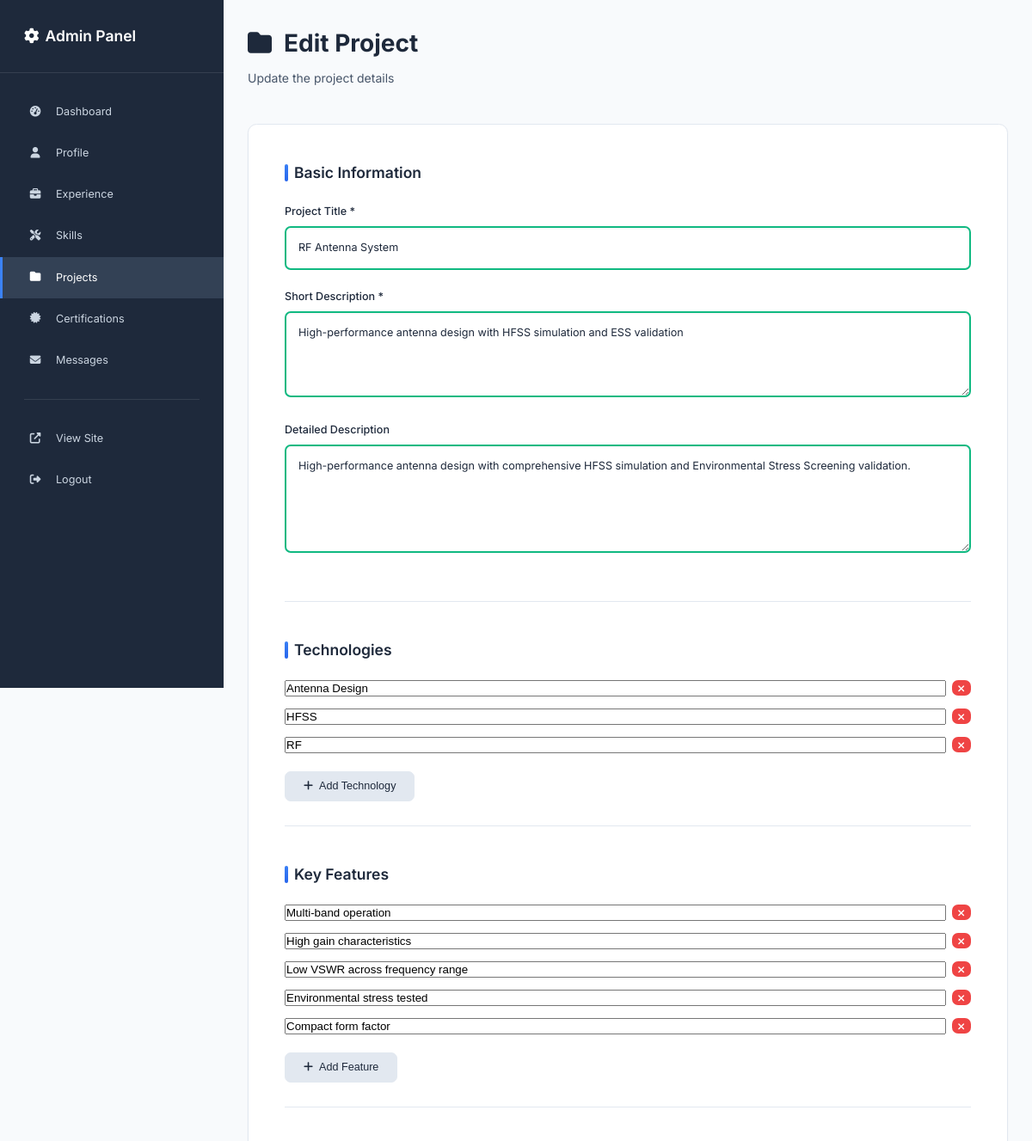
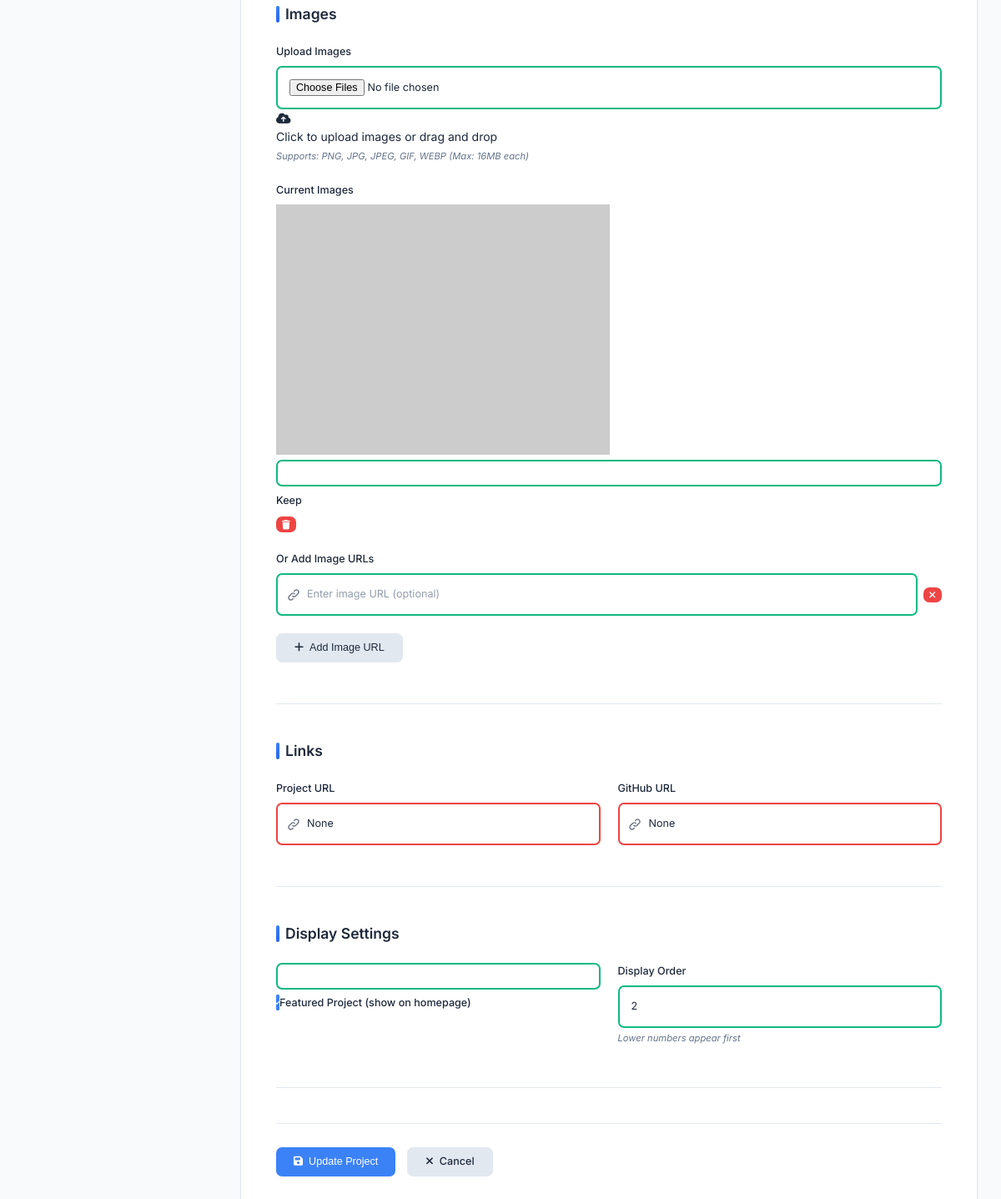
/admin/project/edit/2 (signed in), run on the app's committed database (2 pictures, top to bottom).
### app.py (models this page shows)
class Project(db.Model):
    id = db.Column(db.Integer, primary_key=True)
    title = db.Column(db.String(200), nullable=False)
    description = db.Column(db.Text, nullable=False)
    detailed_description = db.Column(db.Text)
    technologies = db.Column(db.Text)  # JSON string of list
    features = db.Column(db.Text)  # JSON string of list
    images = db.Column(db.Text)  # JSON string of list
    project_url = db.Column(db.String(200))
    github_url = db.Column(db.String(200))
    is_featured = db.Column(db.Boolean, default=False)
    order_index = db.Column(db.Integer, default=0)
    created_at = db.Column(db.DateTime, default=datetime.utcnow)

### app.py (the view, shortened to what this page needs)
@app.route('/admin/project/edit/<int:id>', methods=['GET', 'POST'])
def admin_edit_project(id):
    if not session.get('is_admin'):
        return redirect(url_for('admin_login'))
    project = Project.query.get_or_404(id)
    return render_template('admin/project_form.html', project=project)

### app.py (called while the page is built)
@app.template_filter('from_json')
def from_json_filter(value):
    if value:
        try:
            return json.loads(value)
        except (json.JSONDecodeError, TypeError):
            return []
    return []

### templates/admin/project_form.html (shortened to what this page needs)
{% extends "admin/base.html" %}
{% block content %}
<div class="admin-header">
    <h1>
        <i class="fas fa-folder"></i>
        {{ 'Edit Project' if project else 'Add New Project' }}
    </h1>
    <p>{{ 'Update the project details' if project else 'Add a new portfolio project' }}</p>
</div>
<div class="admin-content">
    <form method="POST" class="admin-form" enctype="multipart/form-data">
        <div class="form-section">
            <h2>Basic Information</h2>
            <div class="form-group">
                <label for="title">Project Title *</label>
                <input type="text" id="title" name="title"
                       value="{{ project.title if project else '' }}" required>
            </div>
            <div class="form-group">
                <label for="description">Short Description *</label>
                <textarea id="description" name="description" rows="3" required
                          placeholder="Brief description for the portfolio grid">{{ project.description if project else '' }}</textarea>
            </div>
            <div class="form-group">
                <label for="detailed_description">Detailed Description</label>
                <textarea id="detailed_description" name="detailed_description" rows="5"
                          placeholder="Detailed description for the project modal">{{ project.detailed_description if project else '' }}</textarea>
            </div>
        </div>
        <div class="form-section">
            <h2>Technologies</h2>
            <div class="dynamic-list" id="technologies-list">
                {% if project and project.technologies %}
                    {% for tech in project.technologies|from_json %}
                    <div class="list-item">
                        <input type="text" name="technologies[]" value="{{ tech }}"
                               placeholder="Enter a technology">
                        <button type="button" class="btn btn-sm btn-danger remove-item">
                            <i class="fas fa-times"></i>
                        </button>
                    </div>
                    {% endfor %}
                {% endif %}
            </div>
            <button type="button" class="btn btn-secondary add-item" data-target="technologies-list">
                <i class="fas fa-plus"></i>
                Add Technology
            </button>
        </div>
        <div class="form-section">
            <h2>Key Features</h2>
            <div class="dynamic-list" id="features-list">
                {% if project and project.features %}
                    {% for feature in project.features|from_json %}
                    <div class="list-item">
                        <input type="text" name="features[]" value="{{ feature }}"
                               placeholder="Enter a key feature">
                        <button type="button" class="btn btn-sm btn-danger remove-item">
                            <i class="fas fa-times"></i>
                        </button>
                    </div>
                    {% endfor %}
                {% endif %}
            </div>
            <button type="button" class="btn btn-secondary add-item" data-target="features-list">
                <i class="fas fa-plus"></i>
                Add Feature
            </button>
        </div>
        <div class="form-section">
            <h2>Images</h2>
            <div class="form-group">
                <label for="project_images">Upload Images</label>
                <div class="file-upload-area">
                    <input type="file" id="project_images" name="project_images"
                           multiple accept="image/*" class="file-input">
                    <div class="file-upload-content">
                        <i class="fas fa-cloud-upload-alt"></i>
                        <p>Click to upload images or drag and drop</p>
                        <small>Supports: PNG, JPG, JPEG, GIF, WEBP (Max: 16MB each)</small>
                    </div>
                </div>
            </div>
            {% if project and project.images %}
            <div class="form-group">
                <label>Current Images</label>
                <div class="existing-images" id="existing-images">
                    {% for image in project.images|from_json %}
                    <div class="image-item" data-image="{{ image }}">
                        <div class="image-preview">
                            {% if image.startswith('uploads/') %}
                                <img src="{{ url_for('static', filename=image) }}" alt="Project Image">
                            {% else %}
                                <img src="{{ image }}" alt="Project Image">
                            {% endif %}
                        </div>
                        <div class="image-actions">
                            <input type="checkbox" name="keep_images[]" value="{{ image }}" checked>
                            <label>Keep</label>
                            <button type="button" class="btn btn-sm btn-danger remove-existing-image">
                                <i class="fas fa-trash"></i>
                            </button>
                        </div>
                    </div>
                    {% endfor %}
                </div>
            </div>
            {% endif %}
            <div class="form-group">
                <label>Or Add Image URLs</label>
                <div class="dynamic-list" id="images-list">
                    <div class="list-item">
                        <input type="url" name="images[]" placeholder="Enter image URL (optional)">
                        <button type="button" class="btn btn-sm btn-danger remove-item">
                            <i class="fas fa-times"></i>
                        </button>
                    </div>
                </div>
                <button type="button" class="btn btn-secondary add-item" data-target="images-list">
                    <i class="fas fa-plus"></i>
                    Add Image URL
                </button>
            </div>
        </div>
        <div class="form-section">
            <h2>Links</h2>
            <div class="form-row">
                <div class="form-group">
                    <label for="project_url">Project URL</label>
                    <input type="url" id="project_url" name="project_url"
                           value="{{ project.project_url if project else '' }}"
                           placeholder="https://example.com">
                </div>
                <div class="form-group">
                    <label for="github_url">GitHub URL</label>
                    <input type="url" id="github_url" name="github_url"
                           value="{{ project.github_url if project else '' }}"
                           placeholder="https://github.com/username/repo">
                </div>
            </div>
        </div>
        <div class="form-section">
            <h2>Display Settings</h2>
            <div class="form-row">
                <div class="form-group">
                    <label class="checkbox-label">
                        <input type="checkbox" name="is_featured"
                               {{ 'checked' if project and project.is_featured else '' }}>
                        <span class="checkmark"></span>
                        Featured Project (show on homepage)
                    </label>
                </div>
                <div class="form-group">
                    <label for="order_index">Display Order</label>
                    <input type="number" id="order_index" name="order_index"
                           value="{{ project.order_index if project else 0 }}"
                           min="0" placeholder="0">
                    <small>Lower numbers appear first</small>
                </div>
            </div>
        </div>
        <div class="form-actions">
            <button type="submit" class="btn btn-primary">
                <i class="fas fa-save"></i>
                {{ 'Update Project' if project else 'Add Project' }}
            </button>
            <a href="{{ url_for('admin_projects') }}" class="btn btn-secondary">
                <i class="fas fa-times"></i>
                Cancel
            </a>
        </div>
    </form>
</div>
{% endblock %}

### data on the page
Project: title "RF Antenna System", description "High-performance antenna design with HFSS simulation and ESS validation", detailed_description "High-performance antenna design with comprehensive HFSS simulation and Environmental Stress Screening validation.", project_url "None", github_url "None", order_index "2"

### other printed values
{{ 'Edit Project' if project else 'Add New Project' }} "Edit Project"
{{ 'Update Project' if project else 'Add Project' }} "Update Project"
